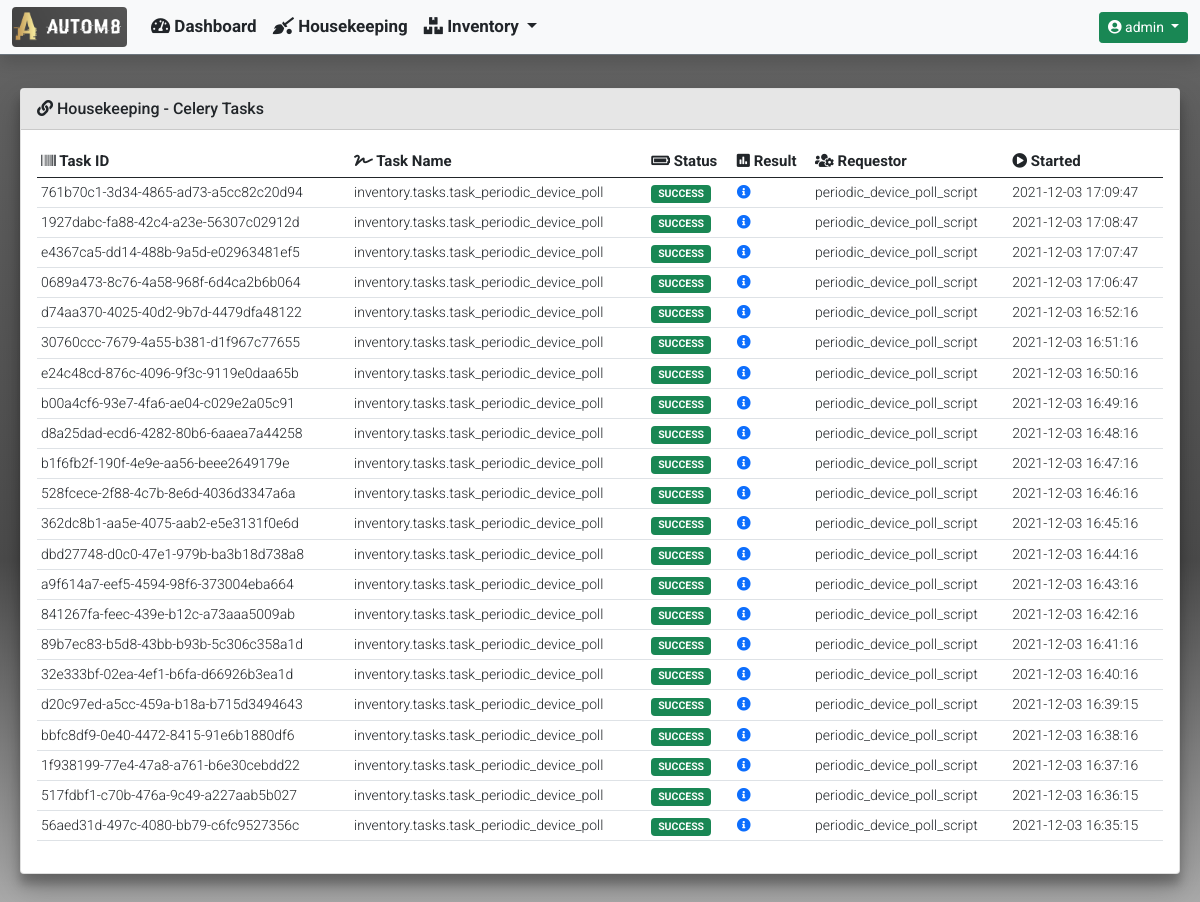
Page /housekeeping/ (signed in) on the earlier database version.
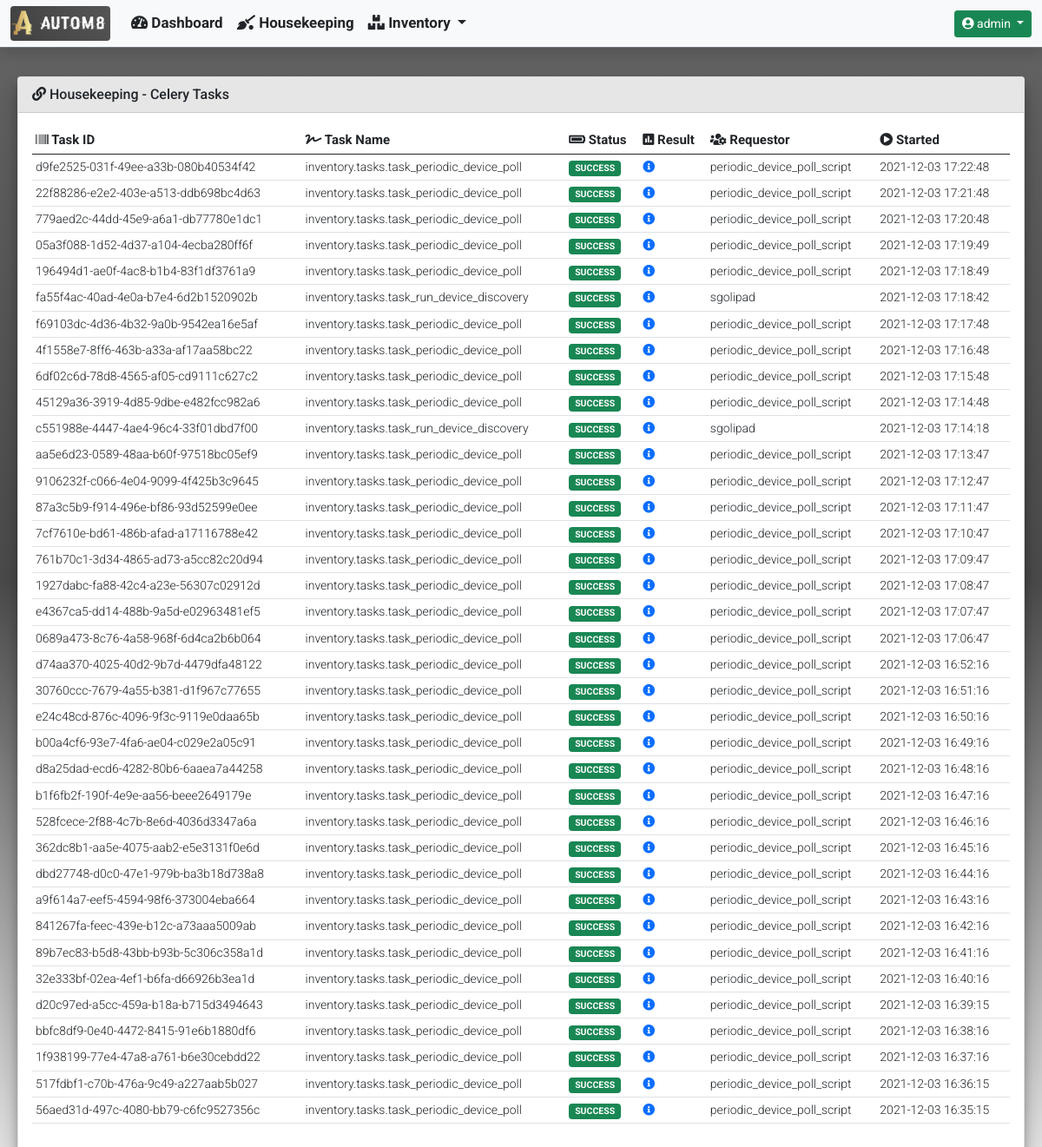
Same page on the later database version.
### housekeeping/models.py (models this page shows)
class CeleryJobResults(models.Model):
    task_id = models.UUIDField(
        primary_key=True,
        default=uuid.uuid4,
        max_length=255
    )
    task_name = models.CharField(max_length=255)
    task_status = models.CharField(max_length=255)
    task_result = models.JSONField(null=True)
    task_requested_by = models.CharField(max_length=255)
    start_time = models.DateTimeField()

### housekeeping/views.py (the view)
def housekeeping_celery_tasks(request):
    hostname = 'celery@' + str(gethostname())
    tasks = current_app.control.inspect([hostname])
    tasks_list = CeleryJobResults.objects.all().order_by('-start_time')
    context = {
            'title': 'Housekeeping - Celery Tasks',
            'card_header': 'Housekeeping - Celery Tasks',
            'data': {
                'tasks_list': tasks_list
            }
        }
    if tasks.stats():
        data = {
            'celery_information': {
                'celery_statistics': tasks.stats(),
                'registered_tasks': tasks.registered_tasks()[hostname],
                'scheduled_tasks': tasks.scheduled()[hostname],
                'active_tasks': tasks.active()[hostname],
                'reserved_tasks': tasks.reserved()
            }
        }
        context['data'].update(data)
        return render(
            request,
            'housekeeping/housekeeping_celery_tasks.html',
            context
        )
    else:
        return render(
                request,
                'housekeeping/housekeeping_celery_tasks.html',
                context
            )

### templates/housekeeping/housekeeping_celery_tasks.html (shortened to what this page needs)
{% extends "base_template/base.html"%}
{% block content %}
{% if data.tasks_list %}
<div class="col-md-12">
    <div class="table-responsive rounded">
        <table id="celery_completed_tasks" class="table table-hover table-sm" style="width:100%">
            <thead>
                <tr>
                    <th><i class="fas fa-barcode"></i> Task ID</th>
                    <th><i class="fas fa-signature"></i> Task Name</th>
                    <th><i class="fas fa-battery-full"></i> Status</th>
                    <th><i class="fas fa-poll"></i> Result</th>
                    <th><i class="fas fa-users-cog"></i> Requestor</th>
                    <th><i class="fas fa-play-circle"></i> Started</th>
                </tr>
            </thead>
            <tbody>
                {% for completed_task in data.tasks_list %}
                <tr>
                    <td>{{ completed_task.task_id }}</td>
                    <td>{{ completed_task.task_name }}</td>
                    <td>
                        {% if 'SUCCESS' in completed_task.task_status %}
                            <span class="badge bg-success">{{ completed_task.task_status }}</span>
                        {% else %}
                            <span class="badge bg-danger">{{ completed_task.task_status }}</span>
                        {% endif %}
                    </td>
                    <td>
                        <a href="#" data-bs-toggle="modal" data-bs-target="#task_result_modal_{{ completed_task.task_id }}">
                            <i class="fas fa-info-circle"></i>
                        </a>
                    </td>
                    <td>{{ completed_task.task_requested_by }}</td>
                    <td>{{ completed_task.start_time|date:"Y-m-d H:i:s" }}</td>
                </tr>
                {% endfor %}
            </tbody>
        </table>
    </div>
</div>
{% endif %}
{% endblock %}

### templates/base_template/base.html (shortened to what this page needs)
{% load static %}
<!doctype html>
<html lang="en">
  <head>
    <link href="https://cdn.jsdelivr.net/npm/bootstrap@5.0.2/dist/css/bootstrap.min.css" rel="stylesheet">
    <link rel="stylesheet" href="https://cdnjs.cloudflare.com/ajax/libs/font-awesome/5.15.3/css/all.min.css" />
    <link rel="stylesheet" type="text/css" href="{% static 'css/custom.css' %}">
  </head>
  <body class="d-flex flex-column h-100">
    {% include 'navbar/navbar.html' %}
    <main class="container-fluid">
      <section>
          <div class="row">
            <div class="col-md-12">
                <div class="card">
                  {% if card_header %}
                  <div class="card-header">
                    <i class="fas fa-link"></i>
                      {{ card_header }}
                  </div>
                  {% endif %}
                  <div class="card-body">
                      {% block content %}
                      {% endblock %}
                  </div>
                </div>
            </div>
          </div>
      </section>
    </main>
  </body>
</html>

### templates/navbar/navbar.html (shortened to what this page needs)
{% load static %}
{% if user.is_authenticated %}
<nav class="navbar navbar-expand-md navbar-light bg-light fixed-top border-bottom border-secondary shadow">
  <div class="container-fluid">
    <a class="navbar-brand" href="#">
      <img class="rounded" src="{% static 'images/logos/portal_logo.png' %}" width="115" height="40">
    </a>
    <div class="collapse navbar-collapse" id="navbarCollapse">
      <ul class="navbar-nav me-auto mb-2 mb-md-0">
        <li class="nav-item">
          <a class="nav-link text-dark" href="{% url 'dashboard:dashboard' %}">
            <i class="fas fa-tachometer-alt"></i>
            Dashboard
          </a>
        </li>
        <li class="nav-item">
          <a class="nav-link text-dark" href="{% url 'housekeeping:housekeeping_celery_tasks' %}">
            <i class="fas fa-quidditch"></i>
            Housekeeping
          </a>
        </li>
        <li class="nav-item dropdown">
          <a class="nav-link dropdown-toggle text-dark" href="#" id="InventoryDropdown" role="button"
            data-bs-toggle="dropdown" aria-expanded="false">
            <i class="fas fa-boxes"></i>
            Inventory
          </a>
        </li>
      </ul>
      <div class="dropdown">
        <a class="btn btn-sm btn-success dropdown-toggle" href="#" role="button" id="UserProfileDropdown"
          data-bs-toggle="dropdown" aria-expanded="false">
          <i class="fas fa-user-circle"></i>
          {{ user.username }}
        </a>
      </div>
    </div>
  </div>
</nav>
{% endif %}

### static/css/custom.css (style rules this page uses)
nav { font-family: 'Roboto', sans-serif; font-weight: 700; font-size: 17px; height: 55px; top: 0; }
body { font-family: 'Roboto', sans-serif; font-weight: 400; font-size: 14px; overflow-y: scroll; min-height: 70rem; padding-top: 5rem; height: 100%; background: linear-gradient(to top, #e6e6e6, #4b4b4b, #656565) }
.card { transition: 0.3s; margin: 0.5rem; position: relative; box-shadow: 0 14px 28px rgba(0, 0, 0, 0.25), 0 10px 10px rgba(0, 0, 0, 0.22); }
.card-header { font-family: 'Roboto', sans-serif; font-weight: 500; font-size: 16px; background-color: #e6e6e6; }
th { font-family: 'Roboto', sans-serif; font-weight: 700; font-size: 15px; }
td { font-family: 'Roboto', sans-serif; font-weight: 300; font-size: 14px; }

Differences in the rows shown:
added CeleryJobResults: task_id "d9fe2525-031f-49ee-a33b-080b40534f42", task_name "inventory.tasks.task_periodic_device_poll", task_status "SUCCESS", task_requested_by "periodic_device_poll_script", start_time "2021-12-03 17:22:48"
added CeleryJobResults: task_id "22f88286-e2e2-403e-a513-ddb698bc4d63", task_name "inventory.tasks.task_periodic_device_poll", task_status "SUCCESS", task_requested_by "periodic_device_poll_script", start_time "2021-12-03 17:21:48"
added CeleryJobResults: task_id "779aed2c-44dd-45e9-a6a1-db77780e1dc1", task_name "inventory.tasks.task_periodic_device_poll", task_status "SUCCESS", task_requested_by "periodic_device_poll_script", start_time "2021-12-03 17:20:48"
added CeleryJobResults: task_id "05a3f088-1d52-4d37-a104-4ecba280ff6f", task_name "inventory.tasks.task_periodic_device_poll", task_status "SUCCESS", task_requested_by "periodic_device_poll_script", start_time "2021-12-03 17:19:49"
added CeleryJobResults: task_id "196494d1-ae0f-4ac8-b1b4-83f1df3761a9", task_name "inventory.tasks.task_periodic_device_poll", task_status "SUCCESS", task_requested_by "periodic_device_poll_script", start_time "2021-12-03 17:18:49"
added CeleryJobResults: task_id "fa55f4ac-40ad-4e0a-b7e4-6d2b1520902b", task_name "inventory.tasks.task_run_device_discovery", task_status "SUCCESS", task_requested_by "sgolipad", start_time "2021-12-03 17:18:42"
added CeleryJobResults: task_id "f69103dc-4d36-4b32-9a0b-9542ea16e5af", task_name "inventory.tasks.task_periodic_device_poll", task_status "SUCCESS", task_requested_by "periodic_device_poll_script", start_time "2021-12-03 17:17:48"
added CeleryJobResults: task_id "4f1558e7-8ff6-463b-a33a-af17aa58bc22", task_name "inventory.tasks.task_periodic_device_poll", task_status "SUCCESS", task_requested_by "periodic_device_poll_script", start_time "2021-12-03 17:16:48"
added CeleryJobResults: task_id "6df02c6d-78d8-4565-af05-cd9111c627c2", task_name "inventory.tasks.task_periodic_device_poll", task_status "SUCCESS", task_requested_by "periodic_device_poll_script", start_time "2021-12-03 17:15:48"
added CeleryJobResults: task_id "45129a36-3919-4d85-9dbe-e482fcc982a6", task_name "inventory.tasks.task_periodic_device_poll", task_status "SUCCESS", task_requested_by "periodic_device_poll_script", start_time "2021-12-03 17:14:48"
added CeleryJobResults: task_id "c551988e-4447-4ae4-96c4-33f01dbd7f00", task_name "inventory.tasks.task_run_device_discovery", task_status "SUCCESS", task_requested_by "sgolipad", start_time "2021-12-03 17:14:18"
added CeleryJobResults: task_id "aa5e6d23-0589-48aa-b60f-97518bc05ef9", task_name "inventory.tasks.task_periodic_device_poll", task_status "SUCCESS", task_requested_by "periodic_device_poll_script", start_time "2021-12-03 17:13:47"
added CeleryJobResults: task_id "9106232f-c066-4e04-9099-4f425b3c9645", task_name "inventory.tasks.task_periodic_device_poll", task_status "SUCCESS", task_requested_by "periodic_device_poll_script", start_time "2021-12-03 17:12:47"
added CeleryJobResults: task_id "87a3c5b9-f914-496e-bf86-93d52599e0ee", task_name "inventory.tasks.task_periodic_device_poll", task_status "SUCCESS", task_requested_by "periodic_device_poll_script", start_time "2021-12-03 17:11:47"
added CeleryJobResults: task_id "7cf7610e-bd61-486b-afad-a17116788e42", task_name "inventory.tasks.task_periodic_device_poll", task_status "SUCCESS", task_requested_by "periodic_device_poll_script", start_time "2021-12-03 17:10:47"
